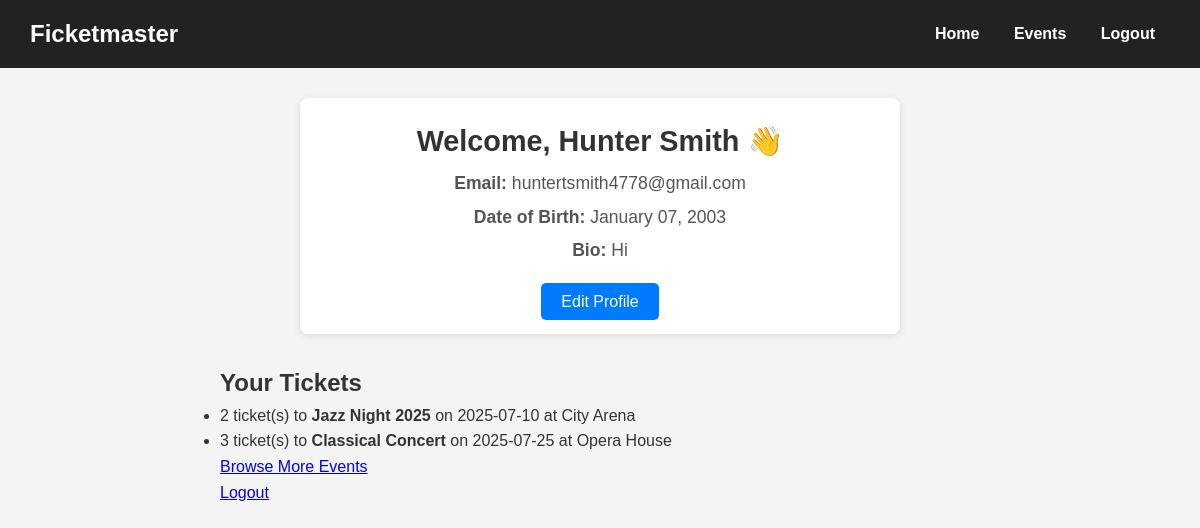
/profile (signed in), run on an earlier commit of the app's database.
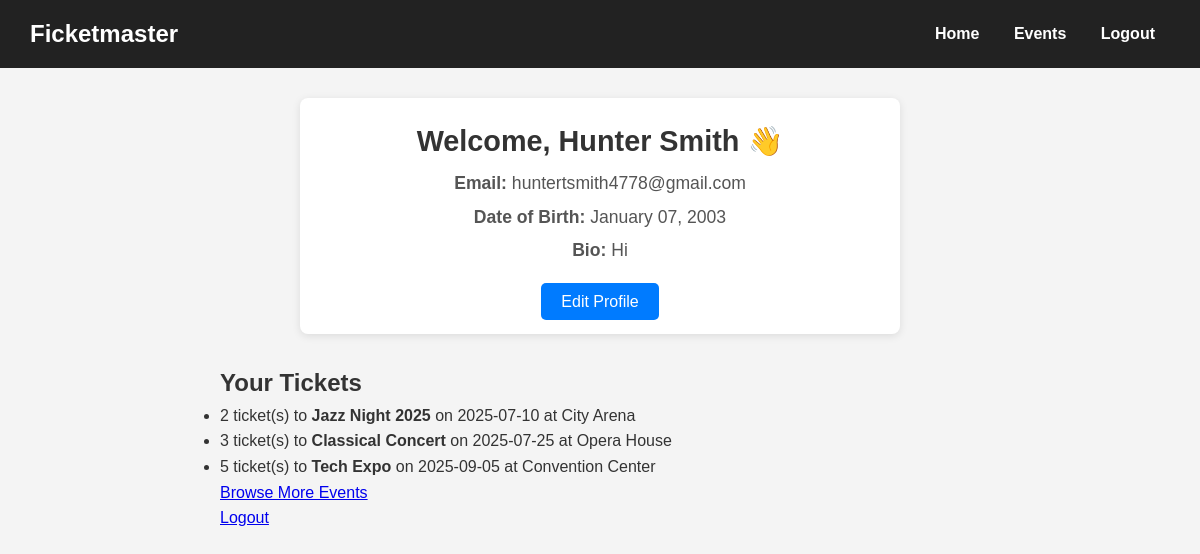
And on a later commit of the database.
### app.py (models this page shows, shortened)
class User(db.Model):
    id = db.Column(db.Integer, primary_key=True)
    name = db.Column(db.String(100), nullable=False)
    email = db.Column(db.String(100), unique=True, nullable=False)
    dob = db.Column(db.Date, nullable=False)
    bio = db.Column(db.String(500), default="")
    password = db.Column(db.String(100), nullable=False)

class Ticket(db.Model):
    id = db.Column(db.Integer, primary_key=True)
    user_id = db.Column(db.Integer, db.ForeignKey('user.id'), nullable=False)
    event_id = db.Column(db.Integer, db.ForeignKey('event.id'), nullable=False)
    quantity = db.Column(db.Integer, nullable=False)
    user = db.relationship('User', backref='tickets')
    event = db.relationship('Event', backref='tickets')

class Event(db.Model):
    id = db.Column(db.Integer, primary_key=True)
    name = db.Column(db.String(120))
    date = db.Column(db.String(20))
    location = db.Column(db.String(120))
    tickets_available = db.Column(db.Integer)
    price = db.Column(db.Float, default=0.0)

### app.py (the view)
@app.route('/profile')
def profile_page():
    if 'user_id' not in session:
        flash("Please log in to view your profile.")
        return redirect(url_for('login'))
    user = User.query.get(session['user_id'])
    tickets = Ticket.query.filter_by(user_id=user.id).all()
    return render_template('profile.html', user=user, tickets=tickets)

### templates/profile.html (shortened to what this page needs)
<!DOCTYPE html>
<html lang="en">
<head>
  <link rel="stylesheet" href="/static/style.css">
</head>
<body>
  <header>
    <div class="logo">
      <h1>Ficketmaster</h1>
    </div>
    <nav>
      <a href="/">Home</a>
      <a href="/events">Events</a>
      <a href="/logout">Logout</a>
    </nav>
  </header>
  <main>
    <div class="profile-card">
      <div class="profile-header">
        <div class="profile-info">
          <h2>Welcome, {{ user.name }} 👋</h2>
          <p><strong>Email:</strong> {{ user.email }}</p>
          <p><strong>Date of Birth:</strong> {{ user.dob.strftime('%B %d, %Y') }}</p>
          <p><strong>Bio:</strong> {{ user.bio if user.bio else "No bio added yet." }}</p>
        </div>
      </div>
      <div class="edit-profile">
        <a href="/edit-profile" class="btn edit-btn">Edit Profile</a>
      </div>
    </div>
    <h2>Your Tickets</h2>
          {% if tickets %}
            <ul>
              {% for ticket in tickets %}
              <li>
                  {{ ticket.quantity }} ticket(s) to <strong>{{ ticket.event.name }}</strong>
                  on {{ ticket.event.date }} at {{ ticket.event.location }}
              </li>
          {% endfor %}
            </ul>
          {% else %}
            <p>You haven't booked any tickets yet.</p>
          {% endif %}
          <p><a href="{{ url_for('events_page') }}">Browse More Events</a></p>
          <p><a href="{{ url_for('logout') }}">Logout</a></p>
  </main>
</body>
</html>

### static/style.css (style rules this page uses)
* { margin: 0; padding: 0; box-sizing: border-box; }
body { font-family: 'Segoe UI', Tahoma, Geneva, Verdana, sans-serif; background-color: #f9f9fb; color: #333; line-height: 1.6; padding-bottom: 40px; }
header { background-color: #4a90e2; color: white; padding: 20px 0; text-align: center; margin-bottom: 30px; }
header h1 { font-size: 2rem; margin-bottom: 10px; }
nav a { color: white; margin: 0 15px; text-decoration: none; font-weight: 500; transition: color 0.3s ease; }
main { max-width: 800px; margin: 0 auto; padding: 0 20px; }
body { font-family: 'Arial', sans-serif; background-color: #f4f4f4; margin: 0; padding: 0; color: #333; }
header { background-color: #222; color: #fff; padding: 15px 30px; display: flex; justify-content: space-between; align-items: center; }
header h1 { font-size: 1.5rem; margin: 0; }
nav a { margin: 0 15px; text-decoration: none; color: #fff; font-weight: bold; }
.profile-card { background-color: #fff; border-radius: 8px; box-shadow: 0 2px 8px rgba(0, 0, 0, 0.1); max-width: 600px; margin: 30px auto; padding: 20px; text-align: center; }
.profile-header { display: flex; align-items: center; justify-content: center; margin-bottom: 20px; }
.profile-info h2 { font-size: 1.8rem; color: #333; }
.profile-info p { font-size: 1.1rem; color: #555; margin: 5px 0; }
.edit-profile { margin-top: 20px; }
.edit-btn { background-color: #007bff; color: #fff; padding: 10px 20px; text-decoration: none; border-radius: 5px; font-size: 1rem; }

What changed in the data, as far as the page shows it:
added Ticket: quantity "5", event.name "Tech Expo", event "2025-09-05", event.location "Convention Center"
